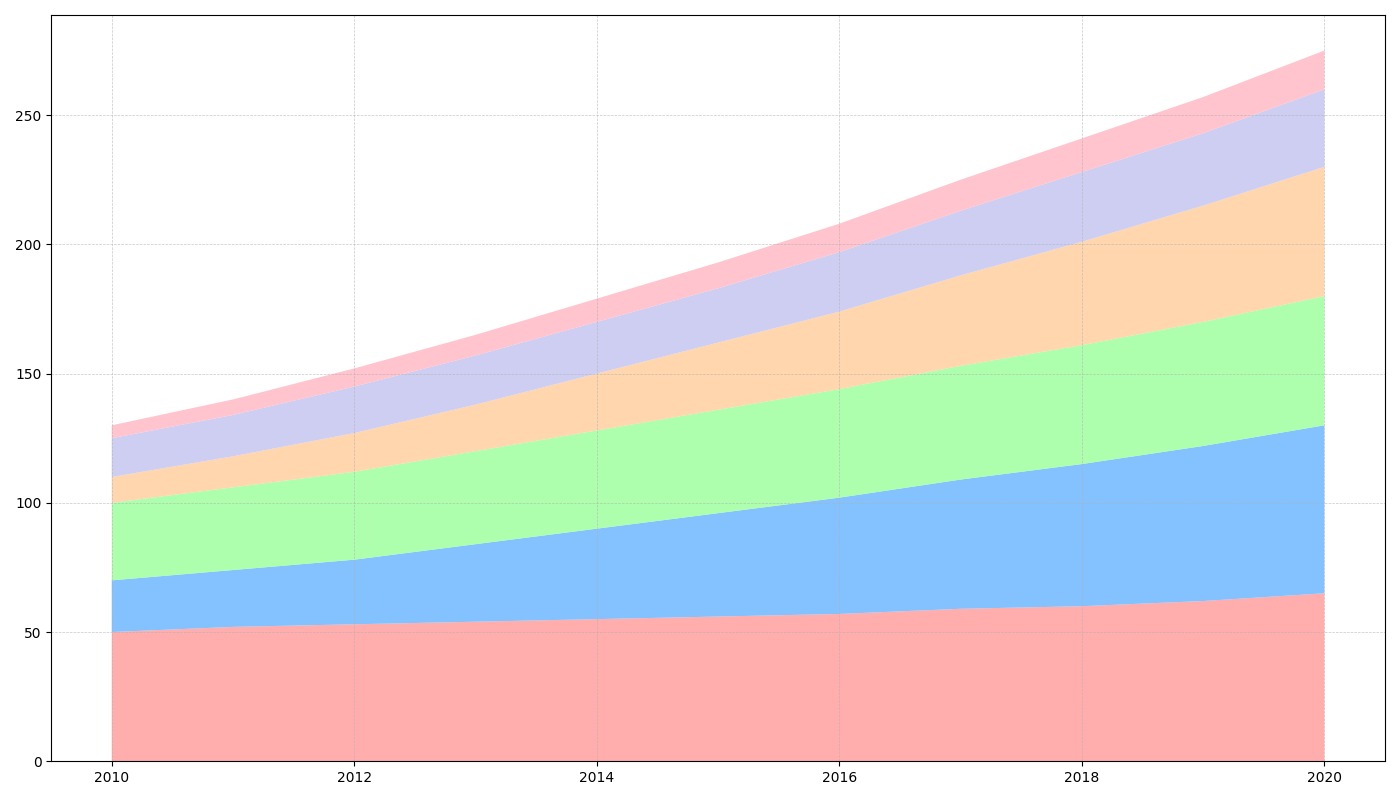

Write the Python code that produced this figure.
import matplotlib.pyplot as plt
import numpy as np

years = np.arange(2010, 2021)
reading = np.array([50, 52, 53, 54, 55, 56, 57, 59, 60, 62, 65])
gaming = np.array([20, 22, 25, 30, 35, 40, 45, 50, 55, 60, 65])
sports = np.array([30, 32, 34, 36, 38, 40, 42, 44, 46, 48, 50])
traveling = np.array([10, 12, 15, 18, 22, 26, 30, 35, 40, 45, 50])
cooking = np.array([15, 16, 18, 19, 20, 21, 23, 25, 27, 28, 30])
crafting = np.array([5, 6, 7, 8, 9, 10, 11, 12, 13, 14, 15])

hobbies_data = np.vstack([reading, gaming, sports, traveling, cooking, crafting])
colors = ['#FF9999', '#66B3FF', '#99FF99', '#FFCC99', '#C2C2F0', '#FFB6C1']

plt.figure(figsize=(14, 8))
plt.stackplot(years, hobbies_data, colors=colors, alpha=0.8)

plt.grid(visible=True, which='both', linestyle='--', linewidth=0.5, alpha=0.7)

plt.tight_layout()
plt.show()
